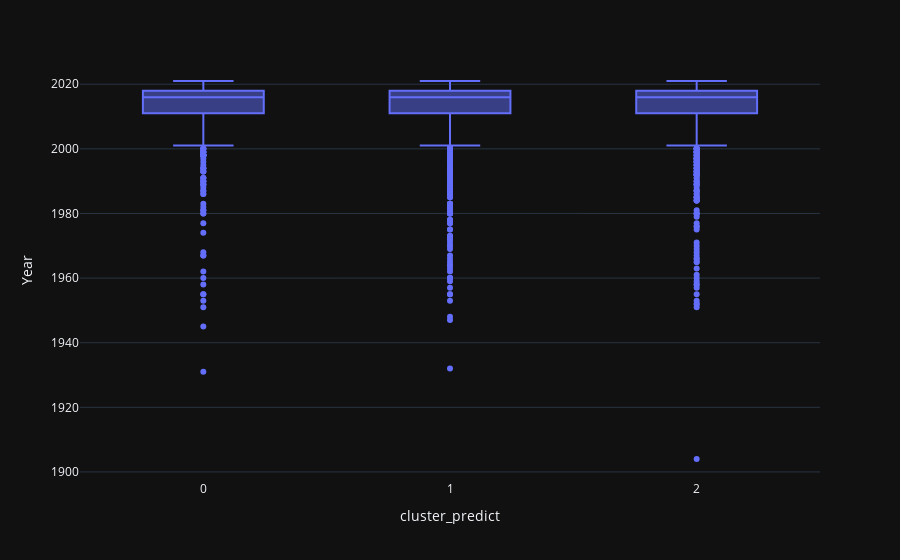

The notebook cell this image was saved under:
### Code cell
my_boxplot_fct(train_orig_pred, "Year")

### Figure 1 — Plotly figure (JSON) as saved in the notebook; plotly's stock layout.template omitted (floating-point values rounded to 4 significant figures; data arrays with more than 128 entries replaced by an {"elided": "..."} marker saying what was removed)
{"data": [{"alignmentgroup": "True", "hovertemplate": "cluster_predict=%{x}<br>Year=%{y}<extra></extra>", "legendgroup": "", "marker": {"color": "#636efa"}, "name": "", "notched": false, "offsetgroup": "", "orientation": "v", "showlegend": false, "x": {"elided": "4863 float values"}, "x0": " ", "xaxis": "x", "y": {"elided": "4863 float values"}, "y0": " ", "yaxis": "y", "type": "box"}], "layout": {"xaxis": {"anchor": "y", "domain": [0.0, 1.0], "title": {"text": "cluster_predict"}}, "yaxis": {"anchor": "x", "domain": [0.0, 1.0], "title": {"text": "Year"}}, "legend": {"tracegroupgap": 0}, "margin": {"t": 60}, "boxmode": "group"}}
